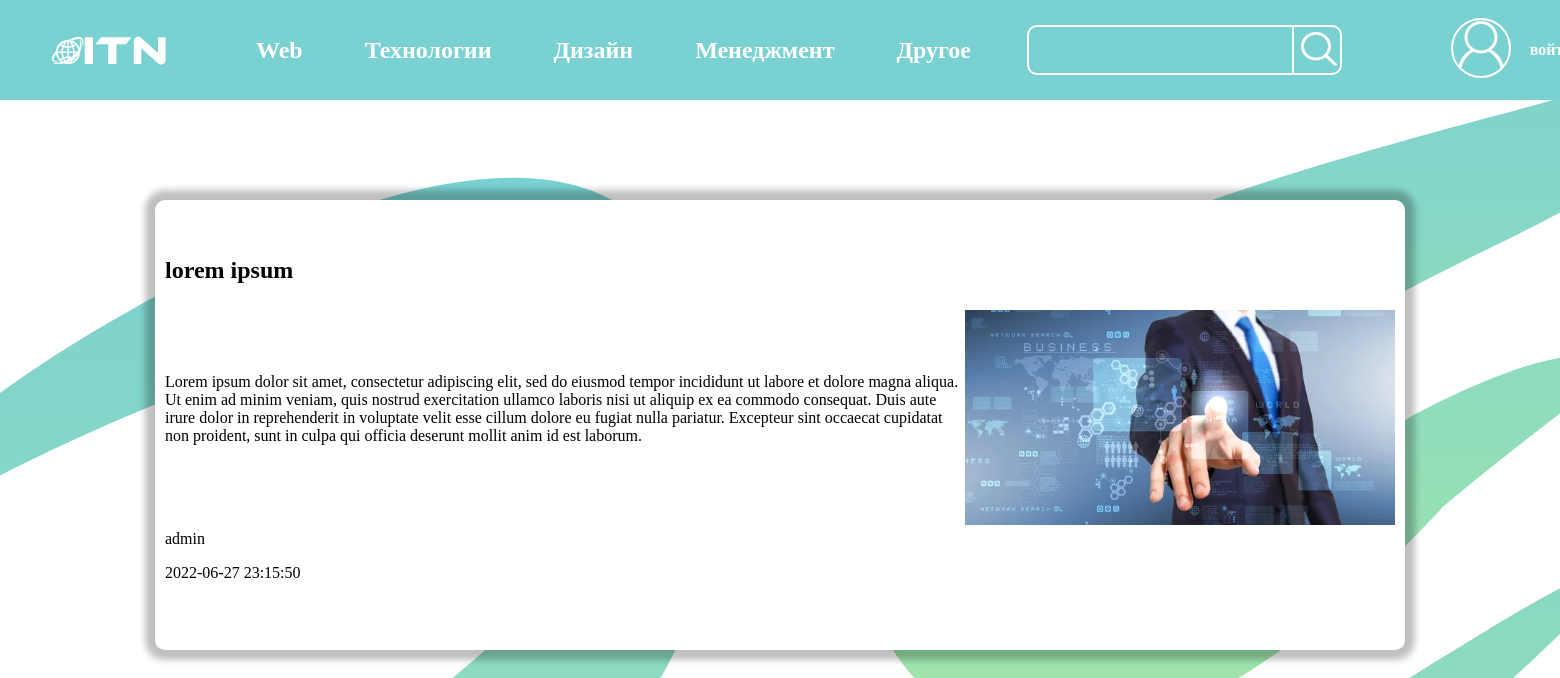
/newspage.php?id=29, run on the app's committed database.
### tables this page shows
CREATE TABLE `news` (
  `id` int(255) NOT NULL AUTO_INCREMENT,
  `title` varchar(255) NOT NULL,
  `picture` varchar(255) DEFAULT NULL,
  `text` text NOT NULL,
  `author` varchar(255) NOT NULL,
  `status` varchar(1) NOT NULL,
  `vremya` timestamp NOT NULL DEFAULT CURRENT_TIMESTAMP,
  `category` varchar(255) NOT NULL,
  PRIMARY KEY (`id`)
);

### connect/getNews.php (called while the page is built, shortened)
<?php
function getNews2()
{
    $id = $_GET['id'];
    $pdo = new PDO("mysql:host = localhost;dbname=news", "root", "root");
    $statement = $pdo->prepare("SELECT * FROM news where `id`='$id'");
    $statement->execute();
    $news = $statement->fetchAll(PDO::FETCH_ASSOC);
    return $news;
}

### newspage.php (the view, shortened to what this page needs)
<!doctype html>
<html lang="en">
<head>
    <link rel="stylesheet" href="css/style.css" type="text/css">
    <link rel="stylesheet" href="css/index.css" type="text/css">
</head>
<body>
<header>
    <div class="header">
        <div class="logo_div">
            <a class="image__a" href="index.php">
                <img src="img/svg/logo.svg" class="logo">
            </a>
        </div>
        <form method="get" class="menu" action="showNews.php">
            <input type="submit" value="Web">
        </form>
        <form method="get" class="menu" action="showNews.php">
            <input type="submit" value="Технологии">
        </form>
        <form method="get" class="menu" action="showNews.php">
            <input type="submit" value="Дизайн">
        </form>
        <form method="get" class="menu" action="showNews.php">
            <input type="submit" value="Менеджмент">
        </form>
        <form method="get" class="menu" action="showNews.php">
            <input type="submit" value="Другое">
        </form>
        <form method="get" action="showNews.php" class="search">
            <input type="text" name="search" class="header__search">
            <button type="submit" class="header__btn"></button>
            <div class="header__reg">
                <?php
                if (isset($_SESSION['user']))
                {
                    echo '<a href="profile.php"><img src="img/svg/user.svg" class="user_pic"></a>
                            <p><a href="connect/logout.php">выйти</a></p>';
                }
                else
                {
                    echo '<a href="authorisation.php"><img src="img/svg/user.svg" class="user_pic"></a>
                      <p><a href="authorisation.php">войти</a></p>';
                }
                ?>
            </div>
    </div>
</header>
<div class="newspage-block">
    <?php
    require_once 'connect/getNews.php';
    if (isset($_GET['id']))
    {
        $news = getNews2();
    }
    elseif( isset($_GET['category']))
    {
        $news = getNews5();
    }
    elseif (isset($_GET['search']))
    {
        $news= getNews6();
    }
    foreach (array_reverse($news) as $post ):
        ?>
        <div class="div__news" style="width: 1250px">
               <div class="news__stuff">
                   <h2 class="search__text"><?= $post['title']?></h2>
                   <p class="search__text2" ><?= $post['text'] ?></p>
                   <div><p class="post__author" > <?= $post['author'] ?> </p>
                   <p class="post__time"><?= $post['vremya']?></p>
                   </div></div>
                    <img class="news-img" src="<?= $post['picture']?>" >
           </div>
    <?php
    endforeach;
    ?>
</div>
</body>
</html>

### css/style.css (style rules this page uses)
* { box-sizing: border-box; font-family: 'Montserrat'; }
body { margin: 0px; padding: 0px; background-image: url("../img/svg/bg2.svg"); background-repeat-x: no-repeat; background-size: 120%; background-position-y: 100px; background-position-x: center; }
.header { background-color: #7AD1D1; height: 100px; display: flex; justify-content: space-evenly; }
.image__a { display: flex; width: 150px; }
.logo_div { margin-left: 50px; }
.menu input { color: white; font-size: 24px; font-weight: 600; border: none; background: none; cursor: pointer; }
.menu { display: flex; align-items: center; margin-left: 50px; }
.search { display: flex; align-items: center; margin-left: 50px; }
.header__search { height: 50px; background-color: #7AD1D1; border: 2px solid white; outline: none; width: 270px; color: white; border-radius: 10px 0px 0px 10px; }
.header__btn::before { content: ''; background-image: url(../img/svg/lupa.svg); background-repeat: no-repeat; width: 36px; height: 34px; position: absolute; top: 5px; left: 7px; line-height: 50px; }
.header__btn { background-color: #7AD1D1; width: 50px; height: 50px; margin-left: -5px; padding-bottom: 7px; font-size: 18px; line-height: 21px; color: #FFFFFF; padding-left: 22px; position: relative; border: 2px solid white; border-radius: 0px 10px 10px 0px; cursor: pointer; }
.header__reg { display: flex; margin-left: 100px; align-items: center; width: 140px; justify-content: space-around; cursor: pointer; }
.header__reg p,a { color: white; text-decoration: none; font-weight: 600; cursor: pointer; }

### css/index.css (style rules this page uses)
.news-img { margin: auto 0px ; max-width: 430px; max-height: 400px; float: left; object-fit: cover; }
.newspage-block { display: flex; justify-content: space-evenly; }
.div__news { display: flex; margin-top: 100px; width: 750px; height: 450px; padding: 10px 10px 25px 10px; background-color: white; box-shadow: 0px 0px 6px 10px rgb(0 0 0/25%); border-radius: 10px; border: none; justify-content: space-evenly; }
.news__stuff { display: flex; flex-direction: column; align-content: center; justify-content: flex-start; justify-content: space-around; }

### data on the page
news: title "lorem ipsum", text "Lorem ipsum dolor sit amet, consectetur adipiscing elit, sed do eiusmod tempor incididunt ut labore et dolore magna aliqua. Ut enim ad minim veniam, quis nostrud exercitation ullamco laboris nisi ut aliquip ex ea commodo consequat. Duis aute irure dolor in reprehenderit in voluptate velit esse cillum dolore eu fugiat nulla pariatur. Excepteur sint occaecat cupidatat non proident, sunt in culpa qui officia deserunt mollit anim id est laborum.", author "admin", vremya "2022-06-27 23:15:50", picture (picture)
